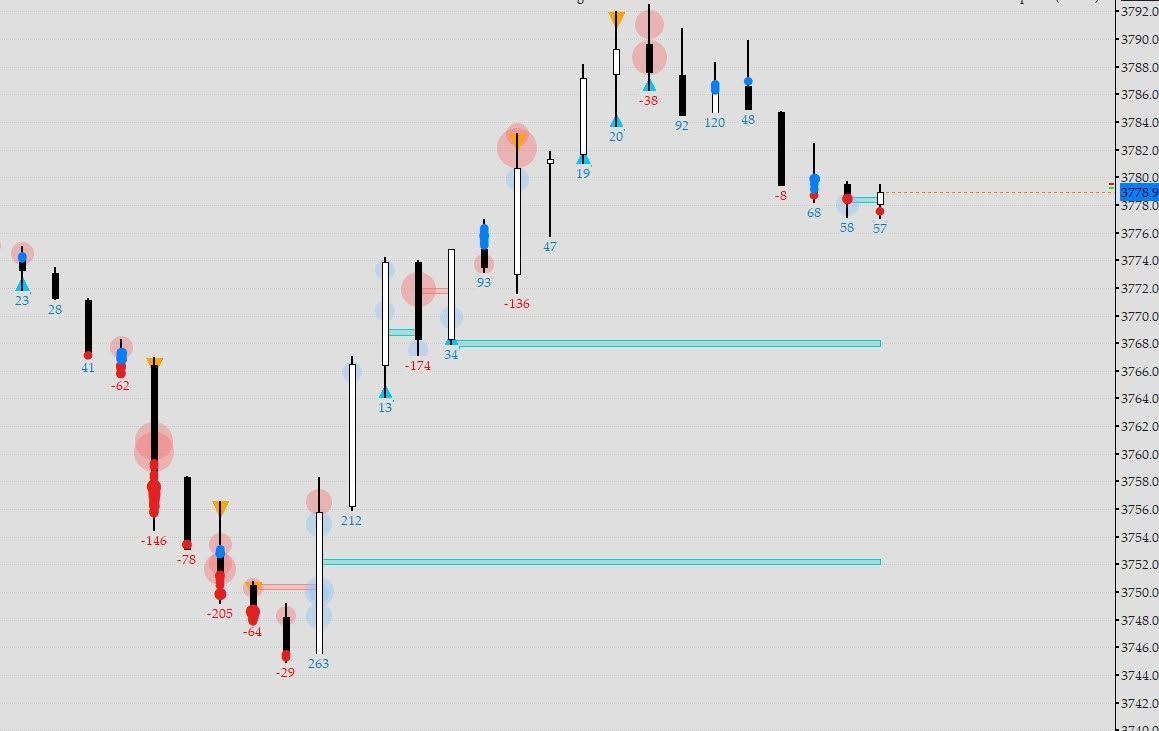
#> input picture quantower-orderflow-indicator/research/corven_m5_2026-11-18/corven-m5-2026-11-18.png, 1159 x 731 px
$ python fit2.py 3 corven-m5-2026-11-18.png 3 3 3
#> lines starting #> are read from the running program, lines starting #| are printed output that depends on the picture; after the words box and inside, x2 and y2 are one past the last pixel; in counts of white or black regions, pixels touching at a corner belong together
### quantower-orderflow-indicator/research/corven_m5_2026-11-18/extract_circles.py
"""Fit big translucent circles per bar from the CORVEN image. Circle centre x = bar centre (22+33k)."""
from PIL import Image
import numpy as np, json
from scipy.ndimage import binary_dilation
from pathlib import Path
HERE=Path(__file__).resolve().parent
im=np.array(Image.open(HERE/'corven-m5-2026-11-18.png').convert('RGB')).astype(float)
H,W,_=im.shape
#> H = 731; W = 1159
price=lambda y:3792.8228-0.0723329*y
r,g,b=im[...,0],im[...,1],im[...,2]
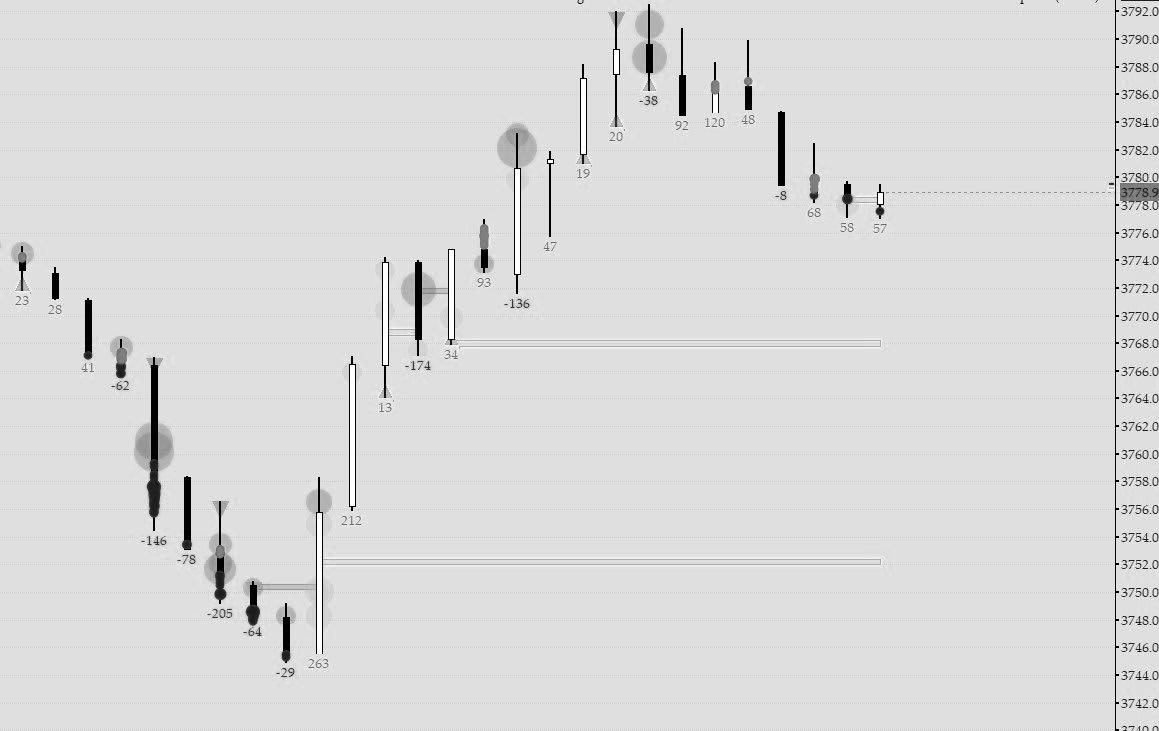
#> g: shape (731, 1159) float64; min 0, max 255, mean 218.8
mx=im.max(-1); mn=im.min(-1)
# invalid: dark, white, strongly saturated (dots/triangles/text), grid? keep grid (faint)
inval=(mx<170)|(mn>240)|((mx-mn)>75)
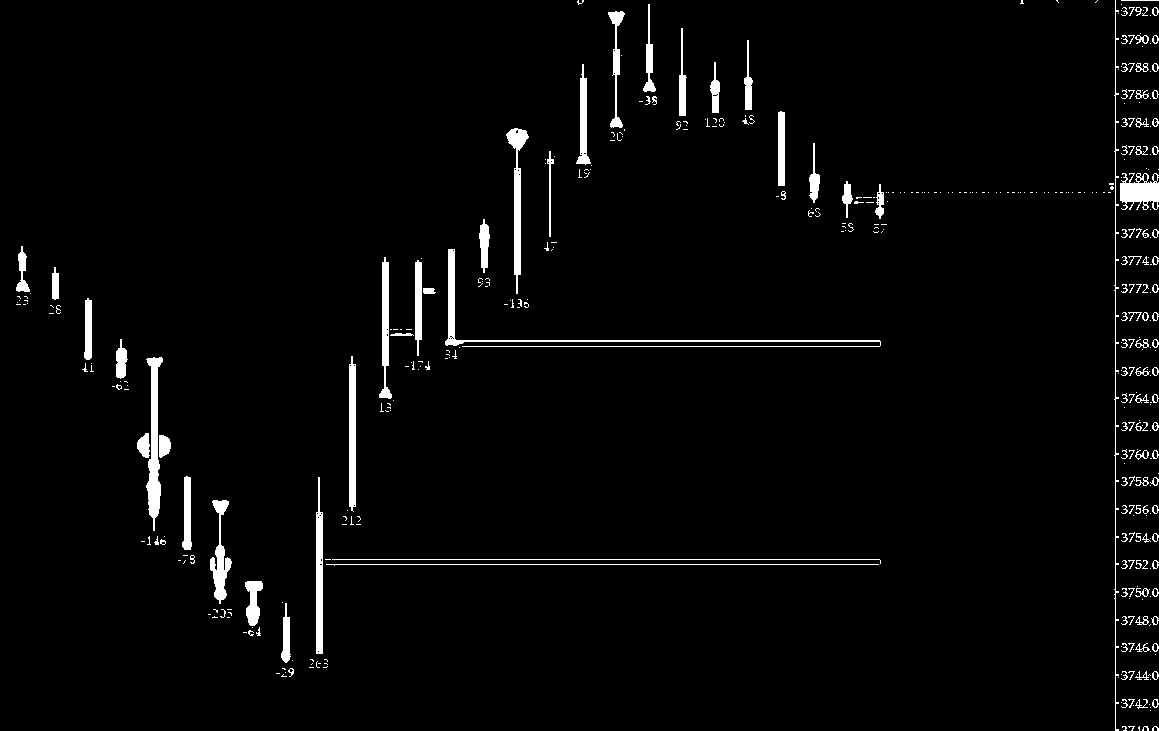
#> inval: shape (731, 1159) bool; 2.8% white; 431 white regions (298 under 20 px), largest, box (x1, y1, x2, y2) and area: (445, 249, 881, 347) 1981, (146, 357, 163, 531) 1453, (506, 128, 529, 294) 1153
inval=binary_dilation(inval,iterations=2)
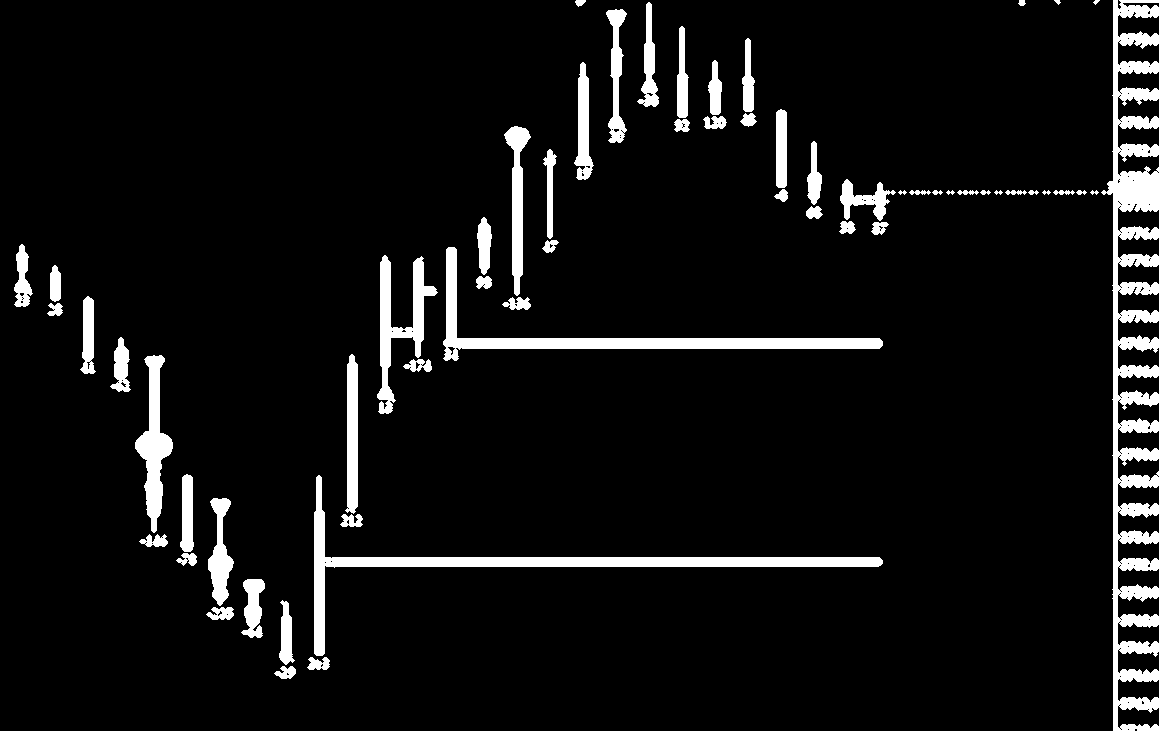
#> inval: shape (731, 1159) bool; 6.9% white; 61 white regions (1 under 20 px), largest, box (x1, y1, x2, y2) and area: (1101, 0, 1159, 731) 16670, (314, 475, 883, 656) 7362, (443, 247, 883, 361) 5935
qp=np.clip(r-g,0,None); qb=np.clip(b-r,0,None)
#> after `qp = np.clip(r - g, 0, None)`:
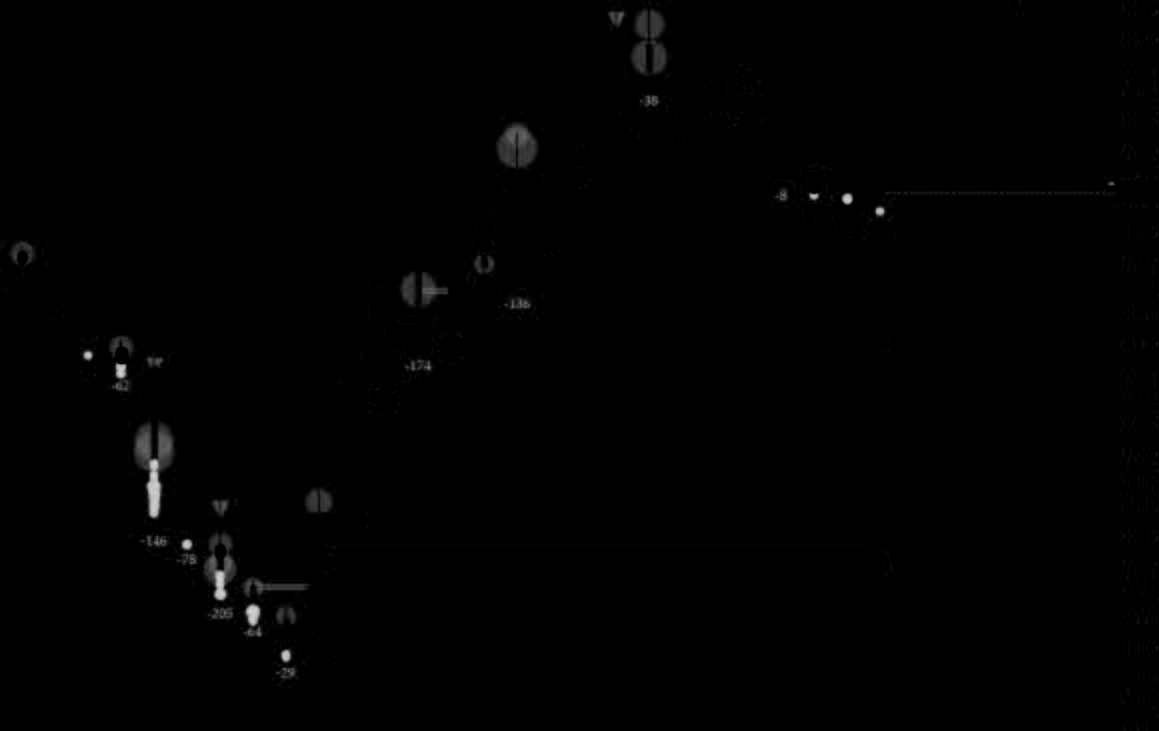
#> qp: shape (731, 1159) float64; min 0, max 212, mean 1.2
#> after `qb = np.clip(b - r, 0, None)`:
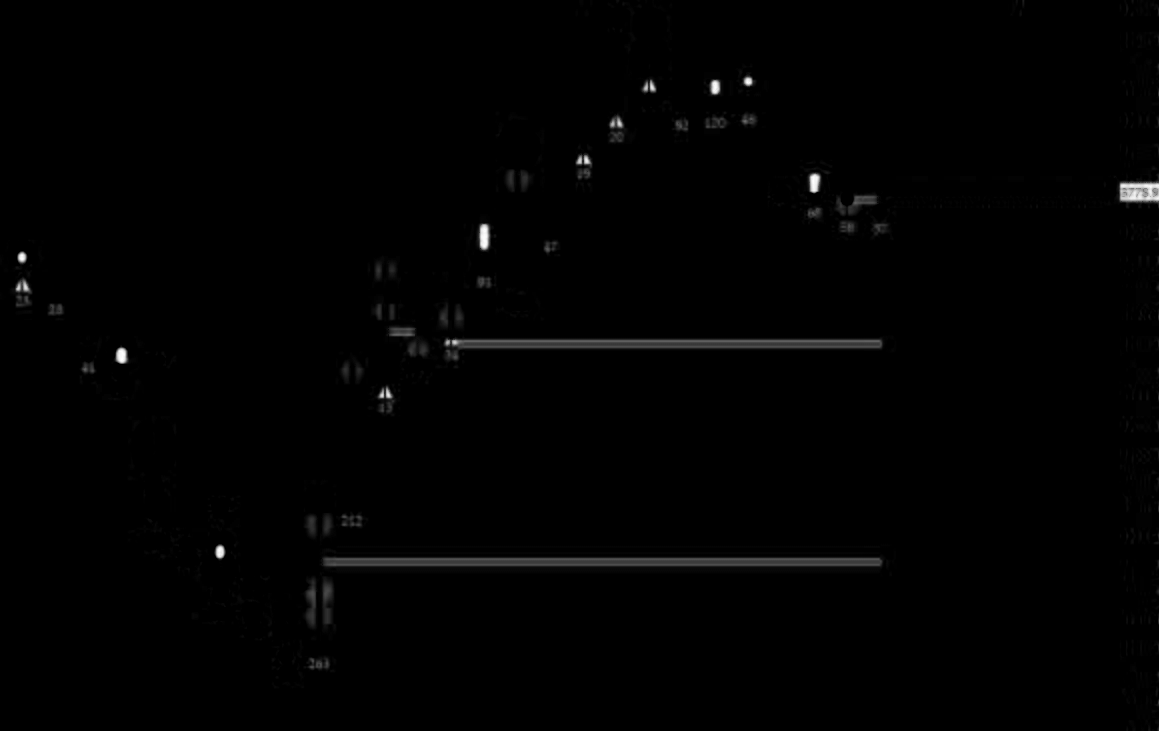
#> qb: shape (731, 1159) float64; min 0, max 255, mean 1.7
Q={'pink':qp,'lblue':qb}
Q1={'pink':44.0,'lblue':25.0}
A=0.30
# [32 lines left out: function fit, not called in this run]
# [7 lines that do not run on import are left out]

### quantower-orderflow-indicator/research/corven_m5_2026-11-18/fit2.py
import numpy as np, sys
from extract_circles import *
from scipy.ndimage import uniform_filter
def force(col,k,n,ylo,yhi,rr=range(8,27)):
    xc=22+33*k; x0=xc-30; x1=xc+31
#> (the run stopped early here; a loop or call above may not have finished)

$ run again, with quantower-orderflow-indicator/research/corven_m5_2026-11-18/user-m5-2026-11-18.png copied over quantower-orderflow-indicator/research/corven_m5_2026-11-18/corven-m5-2026-11-18.png
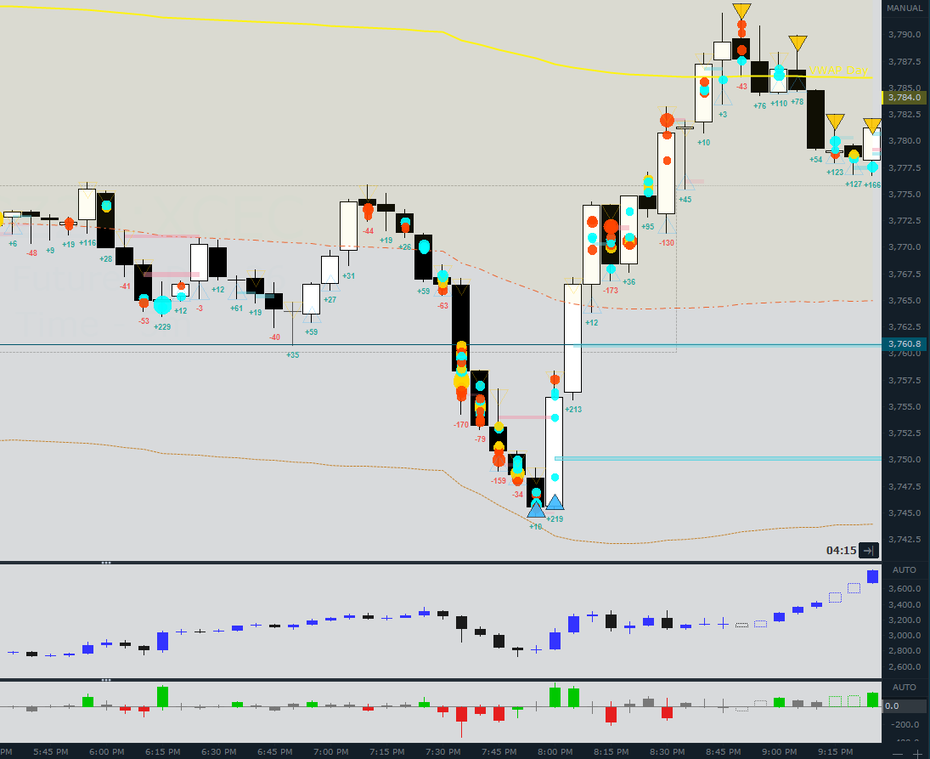
#> input picture quantower-orderflow-indicator/research/corven_m5_2026-11-18/user-m5-2026-11-18.png, 930 x 759 px, shrunk from 1095 x 893 before the run
#> `inval=(mx<170)|(mn>240)|((mx-mn)>75)`:
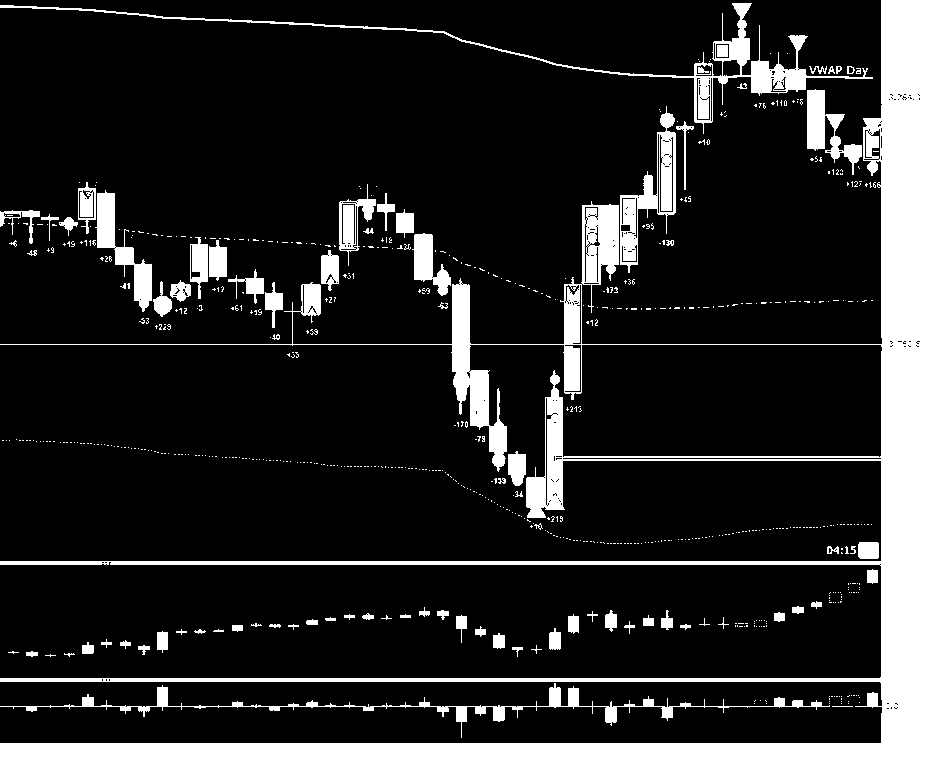
#> inval: shape (759, 930) bool; 14.5% white; 670 white regions (587 under 20 px), largest, box (x1, y1, x2, y2) and area: (0, 0, 930, 759) 72683, (0, 3, 873, 134) 5325, (0, 683, 830, 738) 3412
#> `qb = np.clip(b - r, 0, None)`:
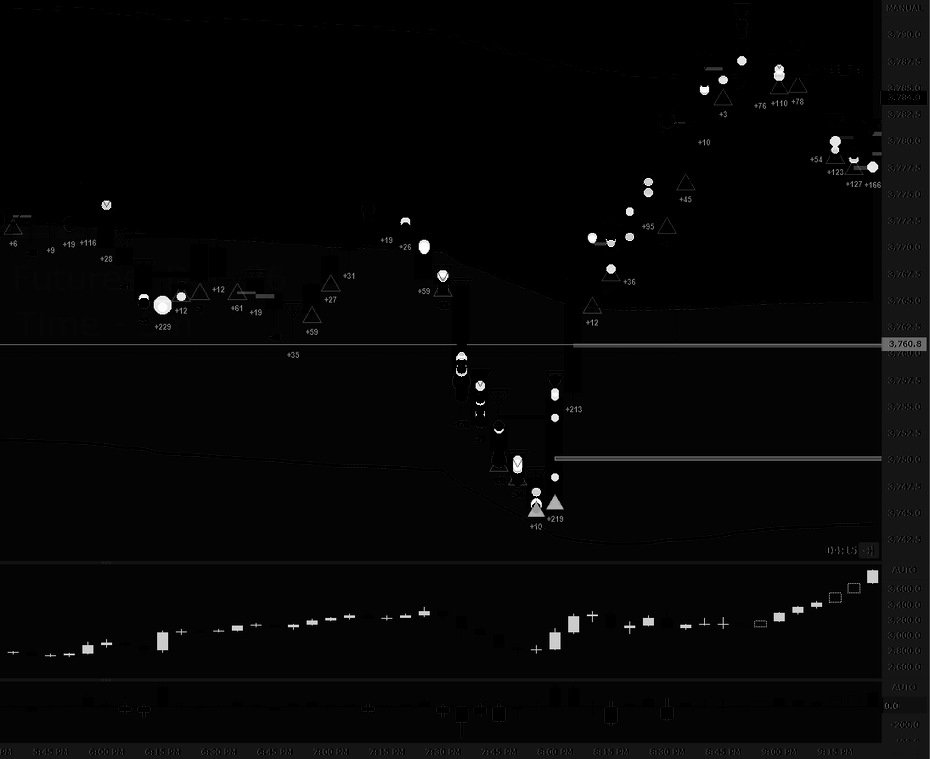
#> qb: shape (759, 930) float64; min 0, max 255, mean 6
